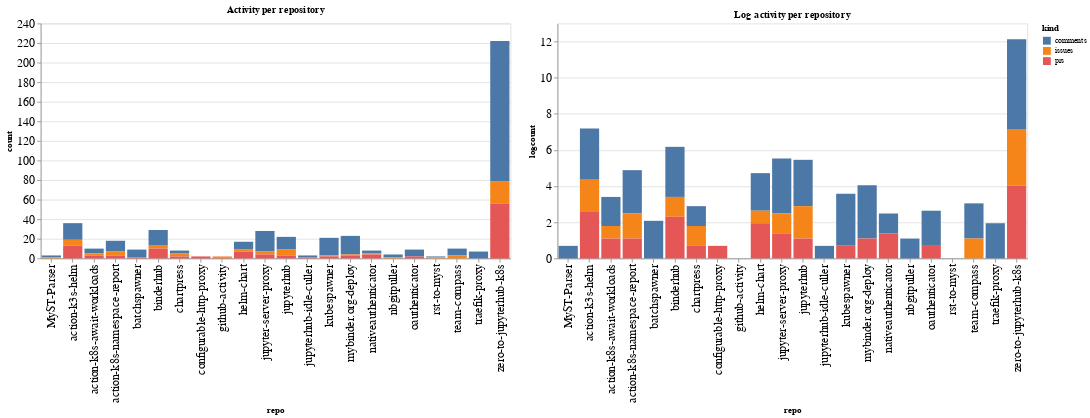

The notebook cell this image was saved under:
### Code cell
ch1 = alt.Chart(repo_summaries, width=600, title="Activity per repository").mark_bar().encode(
    x='repo',
    y='count',
    color='kind',
    tooltip="kind"
)

ch2 = alt.Chart(repo_summaries, width=600, title="Log activity per repository").mark_bar().encode(
    x='repo',
    y='logcount',
    color='kind',
    tooltip="kind"
)

ch1 | ch2

### Figure 1 — Vega-Lite specification as saved in the notebook (floating-point values rounded to 4 significant figures)
{"config": {"axisLeft": {"labelFontSize": 15}, "axisBottom": {"labelFontSize": 15}}, "hconcat": [{"mark": "bar", "encoding": {"color": {"type": "nominal", "field": "kind"}, "tooltip": {"type": "nominal", "field": "kind"}, "x": {"type": "nominal", "field": "repo"}, "y": {"type": "quantitative", "field": "count"}}, "title": "Activity per repository", "width": 600}, {"mark": "bar", "encoding": {"color": {"type": "nominal", "field": "kind"}, "tooltip": {"type": "nominal", "field": "kind"}, "x": {"type": "nominal", "field": "repo"}, "y": {"type": "quantitative", "field": "logcount"}}, "title": "Log activity per repository", "width": 600}], "data": {"name": "data-e416ed43416f63b665a7c03fb1d0fa61"}, "$schema": "https://vega.github.io/schema/vega-lite/v4.8.1.json", "datasets": {"data-e416ed43416f63b665a7c03fb1d0fa61": [{"repo": "MyST-Parser", "kind": "comments", "count": 2, "logcount": 0.6931}, {"repo": "MyST-Parser", "kind": "issues", "count": 1, "logcount": 0.0}, {"repo": "action-k3s-helm", "kind": "comments", "count": 17, "logcount": 2.833}, {"repo": "action-k3s-helm", "kind": "issues", "count": 6, "logcount": 1.792}, {"repo": "action-k3s-helm", "kind": "prs", "count": 13, "logcount": 2.565}, {"repo": "action-k8s-await-workloads", "kind": "comments", "count": 5, "logcount": 1.609}, {"repo": "action-k8s-await-workloads", "kind": "issues", "count": 2, "logcount": 0.6931}, {"repo": "action-k8s-await-workloads", "kind": "prs", "count": 3, "logcount": 1.099}, {"repo": "action-k8s-namespace-report", "kind": "comments", "count": 11, "logcount": 2.398}, {"repo": "action-k8s-namespace-report", "kind": "issues", "count": 4, "logcount": 1.386}, {"repo": "action-k8s-namespace-report", "kind": "prs", "count": 3, "logcount": 1.099}, {"repo": "batchspawner", "kind": "comments", "count": 8, "logcount": 2.079}, {"repo": "batchspawner", "kind": "prs", "count": 1, "logcount": 0.0}, {"repo": "binderhub", "kind": "comments", "count": 16, "logcount": 2.773}, {"repo": "binderhub", "kind": "issues", "count": 3, "logcount": 1.099}, {"repo": "binderhub", "kind": "prs", "count": 10, "logcount": 2.303}, {"repo": "chartpress", "kind": "comments", "count": 3, "logcount": 1.099}, {"repo": "chartpress", "kind": "issues", "count": 3, "logcount": 1.099}, {"repo": "chartpress", "kind": "prs", "count": 2, "logcount": 0.6931}, {"repo": "configurable-http-proxy", "kind": "prs", "count": 2, "logcount": 0.6931}, {"repo": "github-activity", "kind": "issues", "count": 1, "logcount": 0.0}, {"repo": "github-activity", "kind": "prs", "count": 1, "logcount": 0.0}, {"repo": "helm-chart", "kind": "comments", "count": 8, "logcount": 2.079}, {"repo": "helm-chart", "kind": "issues", "count": 2, "logcount": 0.6931}, {"repo": "helm-chart", "kind": "prs", "count": 7, "logcount": 1.946}, {"repo": "jupyter-server-proxy", "kind": "comments", "count": 21, "logcount": 3.045}, {"repo": "jupyter-server-proxy", "kind": "issues", "count": 3, "logcount": 1.099}, {"repo": "jupyter-server-proxy", "kind": "prs", "count": 4, "logcount": 1.386}, {"repo": "jupyterhub", "kind": "comments", "count": 13, "logcount": 2.565}, {"repo": "jupyterhub", "kind": "issues", "count": 6, "logcount": 1.792}, {"repo": "jupyterhub", "kind": "prs", "count": 3, "logcount": 1.099}, {"repo": "jupyterhub-idle-culler", "kind": "comments", "count": 2, "logcount": 0.6931}, {"repo": "jupyterhub-idle-culler", "kind": "prs", "count": 1, "logcount": 0.0}, {"repo": "kubespawner", "kind": "comments", "count": 18, "logcount": 2.89}, {"repo": "kubespawner", "kind": "issues", "count": 1, "logcount": 0.0}, {"repo": "kubespawner", "kind": "prs", "count": 2, "logcount": 0.6931}, {"repo": "mybinder.org-deploy", "kind": "comments", "count": 19, "logcount": 2.944}, {"repo": "mybinder.org-deploy", "kind": "issues", "count": 1, "logcount": 0.0}, {"repo": "mybinder.org-deploy", "kind": "prs", "count": 3, "logcount": 1.099}, {"repo": "nativeauthenticator", "kind": "comments", "count": 3, "logcount": 1.099}, {"repo": "nativeauthenticator", "kind": "issues", "count": 1, "logcount": 0.0}, {"repo": "nativeauthenticator", "kind": "prs", "count": 4, "logcount": 1.386}, {"repo": "nbgitpuller", "kind": "comments", "count": 3, "logcount": 1.099}, {"repo": "nbgitpuller", "kind": "issues", "count": 1, "logcount": 0.0}, {"repo": "oauthenticator", "kind": "comments", "count": 7, "logcount": 1.946}, {"repo": "oauthenticator", "kind": "prs", "count": 2, "logcount": 0.6931}, {"repo": "rst-to-myst", "kind": "comments", "count": 1, "logcount": 0.0}, {"repo": "rst-to-myst", "kind": "issues", "count": 1, "logcount": 0.0}, {"repo": "team-compass", "kind": "comments", "count": 7, "logcount": 1.946}, {"repo": "team-compass", "kind": "issues", "count": 3, "logcount": 1.099}, {"repo": "traefik-proxy", "kind": "comments", "count": 7, "logcount": 1.946}, {"repo": "zero-to-jupyterhub-k8s", "kind": "comments", "count": 143, "logcount": 4.963}, {"repo": "zero-to-jupyterhub-k8s", "kind": "issues", "count": 23, "logcount": 3.135}, {"repo": "zero-to-jupyterhub-k8s", "kind": "prs", "count": 56, "logcount": 4.025}]}}
